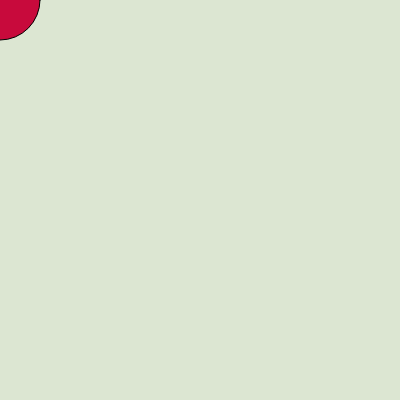
Frame 1 (no input)
Frame 60 (no input): identical to frame 1, image omitted
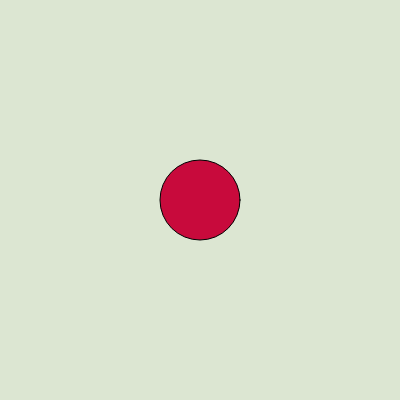
Frame 120 (the mouse pressed at the canvas centre since frame 60)

The p5.js sketch that drew these frames (run headless with seeded random() and noise() and a simulated clock; from frame 60 on, the mouse is pressed at the canvas centre):

// p5.js sketch
// ── sketch.js
function setup() {
  createCanvas(400, 400);
}

function draw() {
  frameRate(180);
  background(220, 230, 210);
  fill(200,10,60);
  ellipse(mouseX, mouseY, 80, 80);
}


// ── style.css
html, body {
  margin: 0;
  padding: 0;
  background-color: coral;
  text-align: center;
}
canvas {
  display: inline-block;
}

h1{
  font-family: "Lato", "Lucida Grande", 
"Lucida Sans Unicode"; 
  text-align:center; 
  padding: 1%; ; 
  background:rgb(200, 200, 210) ;
}

p {
    text-align:center; 
}

a:hover {
  color: yellow;
}
